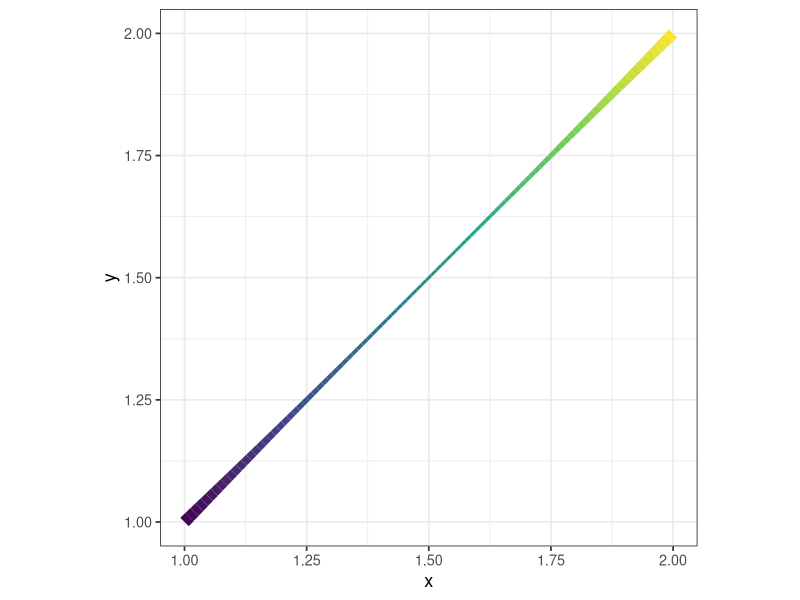
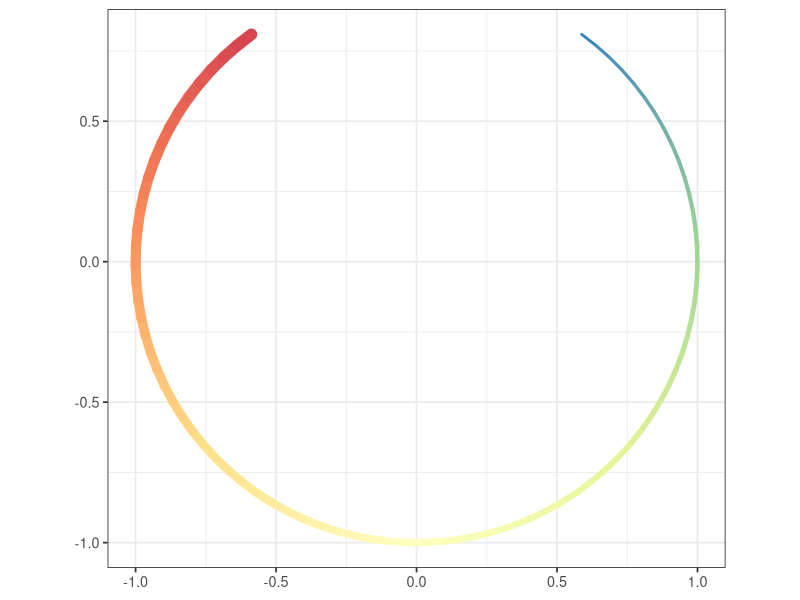
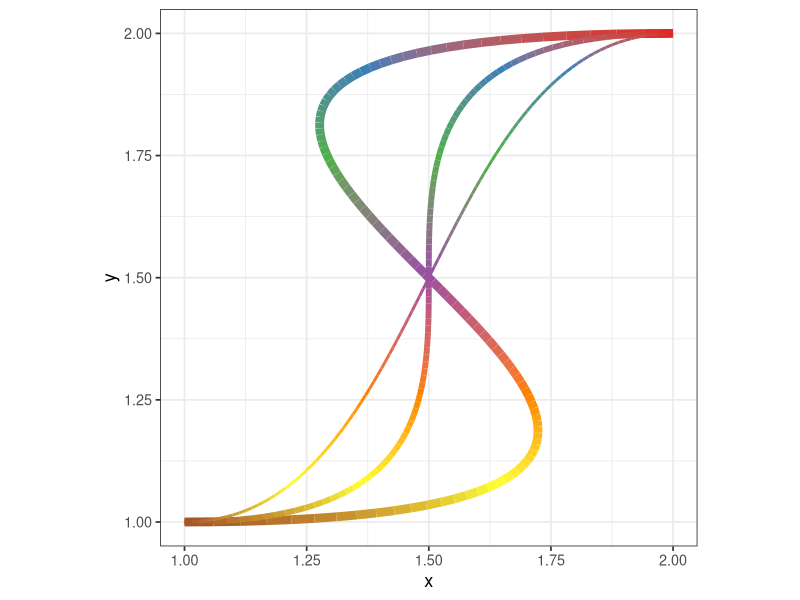
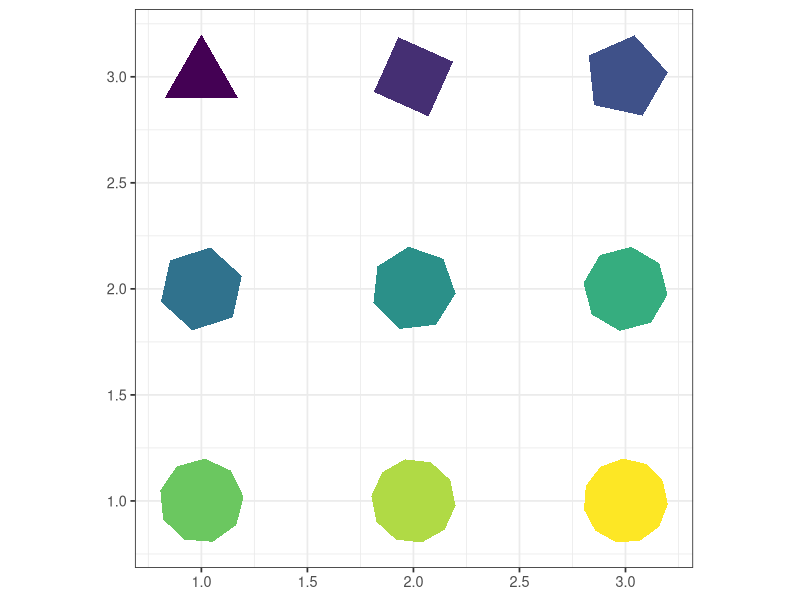
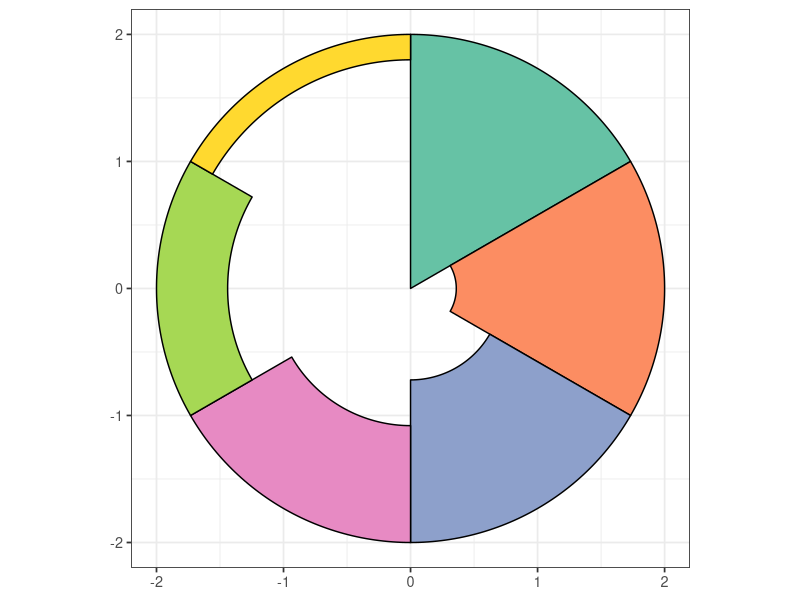
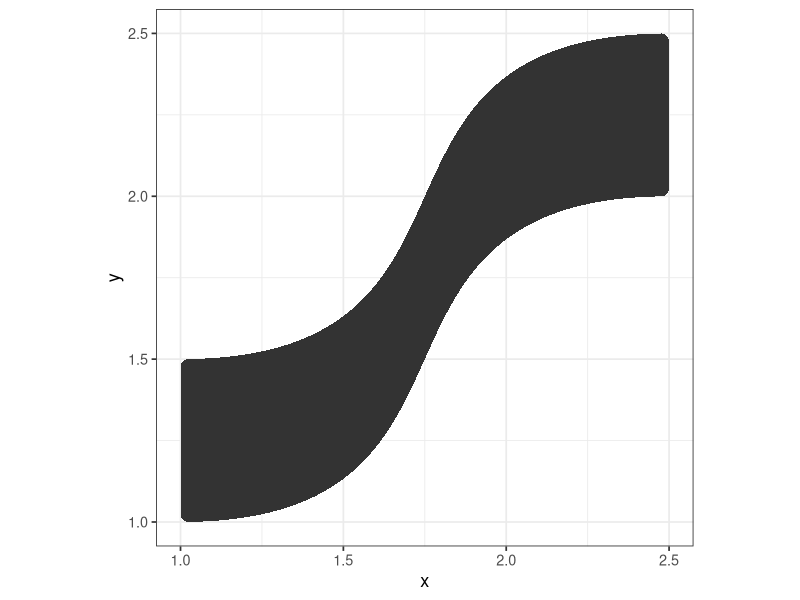

R code for these plots, in order:
## ---- chunk 1
knitr::opts_chunk$set(message = F, 
                      error = F, 
                      warning = F,
                      fig.align = "center")

## ---- chunk 2
library(tidyverse)
library(ggforce)

### (1) geom_link()
# create a dataframe with the x- and y-coordinates of the segment endpoints
geom_link_dat <- data.frame(x = 1, y = 1, xend = 2, yend = 2)

# draw the segment with color and size gradients
ggplot(geom_link_dat) + 
  geom_link(aes(x = x, y = y, xend = xend, yend = yend,
                color = after_stat(index),  # map "index" to the color aesthetic to create a color gradient along the segment
                linewidth = after_stat(index)^2 - after_stat(index)), # map "index" to the linewidth aesthetic to create a size gradient along the segment
            n = 100,  # n controls the number of interpolated points between the two endpoints
            show.legend = F) +  
  scale_color_viridis_c() +
  scale_linewidth_continuous(range = c(1, 4)) + 
  theme_bw(base_size = 13) + 
  coord_fixed()

### (2) geom_arc()
# create a dataframe with the origin, radius, start angle, and end angle of the arc
geom_arc_dat <- data.frame(x0 = 0, y0 = 0, r = 1, start = 0.2 * pi, end = 1.8 * pi)

# draw the arc with color and size gradients
ggplot(geom_arc_dat) + 
  geom_arc(aes(x0 = x0, y0 = y0, r = r, start = start, end = end,
               color = after_stat(index),
               linewidth = after_stat(index)),
           lineend = "round",
           n = 100,
           show.legend = F) +  
  scale_color_distiller(palette = "Spectral") +
  scale_linewidth_continuous(range = c(1, 4)) + 
  theme_bw(base_size = 13) + 
  coord_fixed()

### (3) geom_diagonal
# create a dataframe with the x- and y-coordinates of the diagonal curve endpoints
geom_diagonal_dat <- data.frame(x = 1, y = 1, xend = 2, yend = 2)

# draw the diagonal curve with a color gradient
ggplot(geom_diagonal_dat) + 
  geom_diagonal(aes(x = x, y = y, xend = xend, yend = yend,
               color = after_stat(index)),
               strength = 2,  # strength controls the curvature/steepness of the diagonal line
               linewidth = 3,
           n = 100,
           show.legend = F) +  
    geom_diagonal(aes(x = x, y = y, xend = xend, yend = yend,
               color = after_stat(index)),
               strength = 1,
               linewidth = 2,
           n = 100,
           show.legend = F) +  
    geom_diagonal(aes(x = x, y = y, xend = xend, yend = yend,
               color = after_stat(index)),
               strength = 0.5,
               linewidth = 1,
           n = 100,
           show.legend = F) +  
  scale_color_distiller(palette = "Set1") +
  theme_bw(base_size = 13) + 
  coord_fixed()

## ---- chunk 3
### (1) geom_regon()
# create a dataframe with the origins of the polygons, numbers of sides, rotation angles, and polygon sizes (r)
geom_regon_dat <- data.frame(x0 = rep(1:3, 3), 
                             y0 = rep(3:1, each = 3),
                             sides = 3:11,
                             angle = seq(0, 160, by = 20),
                             r = rep(0.2, 9))  # r is the ratio of polygon size to plot area  

# draw the regular polygons
ggplot(geom_regon_dat) + 
  geom_regon(aes(x0 = x0, y0 = y0, sides = sides, angle = angle, r = r, fill = sides), show.legend = F) +  
  scale_fill_viridis_c() +
  theme_bw(base_size = 13) +
  coord_fixed()

### (2) geom_arc_bar()
# create a dataframe with the origins, start radii, end radii, start angles, and end angles of the arc bars
geom_arc_bar_dat <- data.frame(x0 = rep(0, 6), 
                               y0 = rep(0, 6), 
                               r0 = seq(0, 1.8, length.out = 6),  # the start radii
                               r = rep(2, 6),  # the end radii
                               start = c(0/3, 1/3, 2/3, 3/3, 4/3, 5/3) * pi,  # the start angles 
                               end = c(1/3, 2/3, 3/3, 4/3, 5/3, 6/3) * pi,  # the end angles
                               fill = letters[1:6])

# draw the sector and arc bars
ggplot(geom_arc_bar_dat) + 
  geom_arc_bar(aes(x0 = x0, y0 = y0, r0 = r0, r = r, start = start, end = end, fill = fill), show.legend = F) +  
  scale_fill_brewer(palette = "Set2") +
  theme_bw(base_size = 13) + 
  coord_fixed()

### (3) geom_diagonal_wide()
# create a dataframe with an upper and a lower diagonal curve
geom_diagonal_wide_dat <- data.frame(x = c(1, 2.5, 1, 2.5),
                                     y = c(1, 2, 1.5, 2.5),
                                     group = c(1, 1, 1, 1))  # "group" identifies the four corner points defining each polygon   

# draw the diagonal polygon
ggplot(geom_diagonal_wide_dat) +
  geom_diagonal_wide(aes(x = x, y = y, group = group), 
                     strength = 0.7,  # steepness of the upper and lower diagonal curves 
                     radius = unit(0.2, "cm")) +  # rounded corners
  theme_bw(base_size = 13) + 
  coord_fixed()

